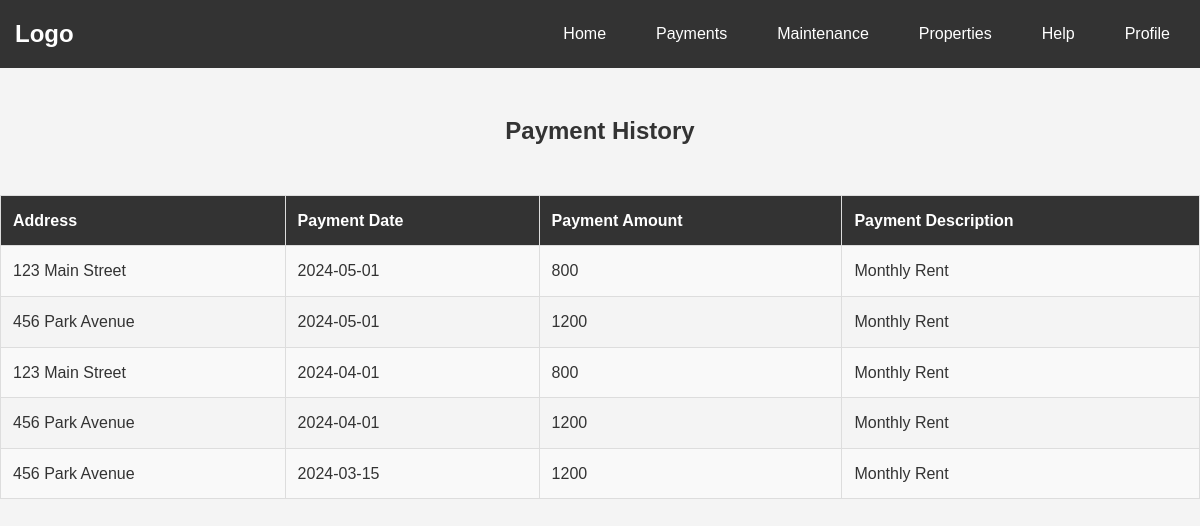
Page /payments_landlord.php (signed in) on the earlier database version.
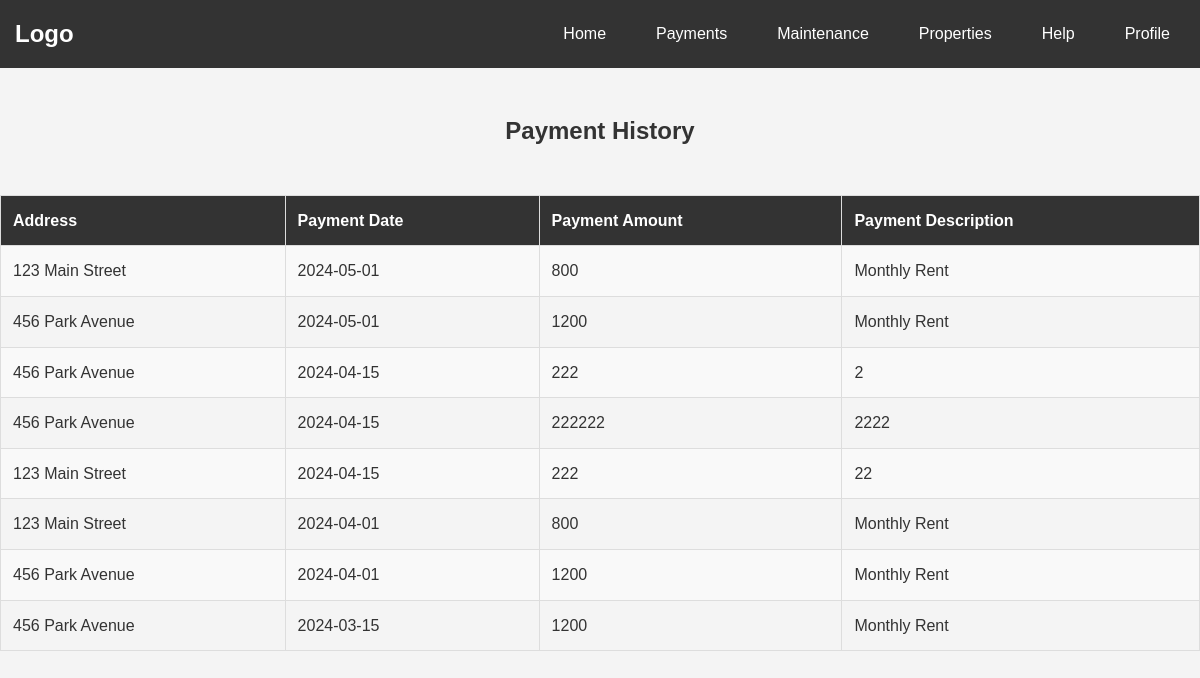
Same page on the later database version.
### tables this page shows
CREATE TABLE PaymentHistory (payment_id INTEGER PRIMARY KEY AUTOINCREMENT, property_id INT, user_id INT, payment_date DATE, payment_amount INT, payment_description VARCHAR (255), FOREIGN KEY (property_id) REFERENCES Properties (property_id), FOREIGN KEY (user_id) REFERENCES Users (user_id));

CREATE TABLE Properties (property_id INTEGER PRIMARY KEY AUTOINCREMENT, user_id INTEGER REFERENCES Users (user_id), address VARCHAR (255), rental_price INT, property_type VARCHAR (50), property_details VARCHAR (255), property_listed DATE, image_path TEXT);

### check_login.php (called while the page is built, shortened)
<?php
$current_page = basename($_SERVER['PHP_SELF']);
if (!isset($_SESSION['loggedin']) || $_SESSION['loggedin'] !== true) {
    if ($current_page != 'login.php' && $current_page != 'register.php') {
        header('Location: login.php');
        exit;
    }
} else {
    $loggedin = true;
}
?>

### payments_landlord.php (the view, shortened to what this page needs)
<?php include("navbar.php");
include("user_check.php")?>
<?php
$user_id = $_SESSION['user_id'] ?? 0;
$query = "SELECT p.property_id, p.address, ph.payment_date, ph.payment_amount, ph.payment_description
          FROM Properties p
          INNER JOIN PaymentHistory ph ON p.property_id = ph.property_id
          WHERE p.user_id = :user_id
          ORDER BY ph.payment_date DESC";
$stmt = $db->prepare($query);
$stmt->bindValue(':user_id', $user_id, SQLITE3_INTEGER);
$result = $stmt->execute();
$paymentHistory = [];
if ($result) {
    while ($row = $result->fetchArray(SQLITE3_ASSOC)) {
        $paymentHistory[] = $row;
    }
}
?>
<!DOCTYPE html>
<html lang="en">
<head>
    <link rel="stylesheet" href="style.css">
</head>
<body>
    <h3>Payment History</h3>
    <table>
        <thead>
            <tr>
                <th>Address</th>
                <th>Payment Date</th>
                <th>Payment Amount</th>
                <th>Payment Description</th>
            </tr>
        </thead>
        <tbody>
        <?php foreach ($paymentHistory as $payment): ?>
                <tr>
                    <td><?php echo htmlspecialchars($payment['address']); ?></td>
                    <td><?php echo htmlspecialchars($payment['payment_date']); ?></td>
                    <td><?php echo htmlspecialchars($payment['payment_amount']); ?></td>
                    <td><?php echo htmlspecialchars($payment['payment_description']); ?></td>
                </tr>
        <?php endforeach; ?>
        </tbody>
    </table>
</body>
</html>

### navbar.php (shortened to what this page needs)
<?php
include("check_login.php");
?>
<!DOCTYPE html>
<html lang="en">
<head>
    <link rel="stylesheet" href="style.css">
</head>
<body>
<nav class="navbar">
    <div class="container">
        <a href="index.php" class="logo">Logo</a>
        <ul class="nav-menu">
            <li><a href="index.php" class="nav-link">Home</a></li>
            <li><a href="payments.php" class="nav-link">Payments</a></li>
            <li><a href="maintenance.php" class="nav-link">Maintenance</a></li>
            <li><a href="properties.php" class="nav-link">Properties</a></li>
            <li><a href="help_page.php" class="nav-link">Help</a></li>
            <?php if ($loggedin): ?>
                <li><a href="profile.php" class="nav-link">Profile</a></li>
            <?php else: ?>
                <li><a href="login.php" class="nav-link">Login</a></li>
            <?php endif; ?>
        </ul>
    </div>
</nav>

### style.css (style rules this page uses)
body { font-family: Arial, sans-serif; background-color: #f4f4f4; color: #333; margin: 0; padding: 0; line-height: 1.6; }
a { color: #0066cc; }
.navbar { background-color: #333; color: #fff; padding: 15px 0; }
.container { max-width: 1200px; margin: 0 auto; padding: 0 15px; display: flex; justify-content: space-between; align-items: center; }
.logo { font-size: 24px; font-weight: bold; text-decoration: none; color: #fff; }
.nav-menu { list-style-type: none; margin: 0; padding: 0; display: flex; }
.nav-menu li { margin-left: 20px; }
.nav-link { text-decoration: none; color: #fff; padding: 10px 15px; border-radius: 5px; transition: background-color 0.3s ease; }
table { width: 100%; border-collapse: collapse; margin: 20px 0; }
thead { background-color: #333; color: #fff; }
th, td { padding: 12px; border: 1px solid #ddd; text-align: left; }
tbody tr:nth-child(odd) { background-color: #f9f9f9; }
h3 { padding: 20px; color: #333; font-size: 24px; text-align: center; }

Differences in the rows shown:
added paymenthistory: property.address "456 Park Avenue", payment_date "2024-04-15", payment_amount "222", payment_description "2"
added paymenthistory: property.address "456 Park Avenue", payment_date "2024-04-15", payment_amount "222222", payment_description "2222"
added paymenthistory: property.address "123 Main Street", payment_date "2024-04-15", payment_amount "222", payment_description "22"
